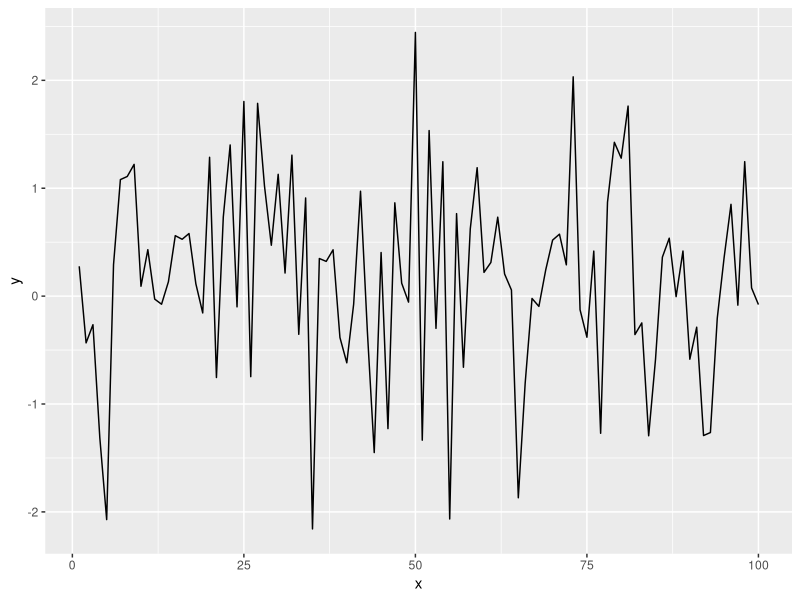

Here is the R script that generated this plot:
## ---- chunk 1
library(tidyverse)
## ---- chunk 2
x = seq(1:100)
y = rnorm(100)
dat = data.frame(x,y)
ggplot(dat, aes(x = x, y = y)) +
  geom_line()

